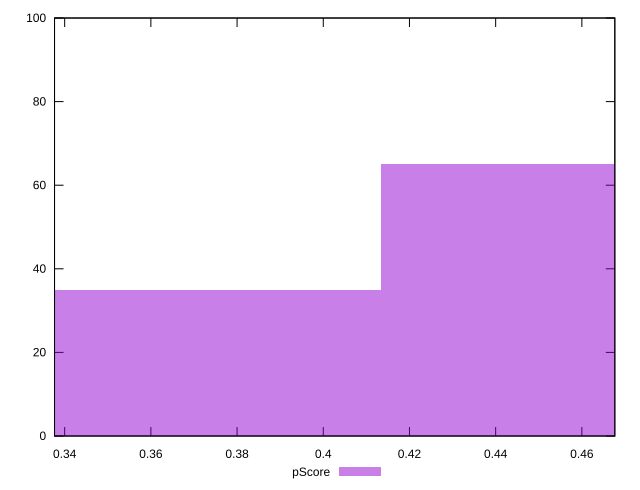

The script that saved this image:
reset

$pScore <<EOF
0.45923681774569464 65
0.3673894541965557 35
EOF

set key outside below
set boxwidth 0.09184736354913893
set xrange [0.3376470588235294:0.4676470588235294]
set yrange [0:100]
set trange [0:100]
set style fill transparent solid 0.5 noborder
set terminal svg size 640, 490 enhanced background rgb 'white'
set output "report/report_00029_2021-02-24T13-36-40.390Z/uses-rel-preload/samples/music/pScore/histogram.svg"

plot $pScore title "pScore" with boxes

reset
